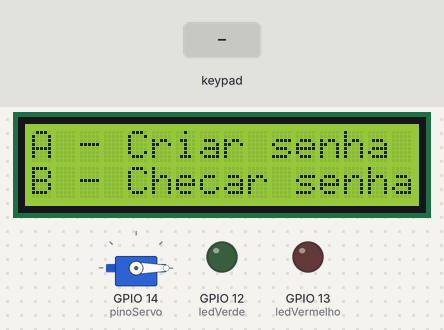
Simulated run of this sketch. Board: ESP32. On the bench: 16×2 character LCD, servo, output pins drawn as LEDs (lit = HIGH). The inputs (shaded band) are chosen by the test bench. WiFi joins after 1.5 s; servers stay silent unless stated; the local clock reads 2024-03-15 10:24:30 at power-on unless the sketch sets it; the Firebase database answers and starts empty; what the sketch prints to the serial monitor is not drawn.

Above: at 4.8 s.
4.9 s: keypad keys 1 7 5 1 8 1 9 # pressed 0.4 s apart
At 8.4 s:
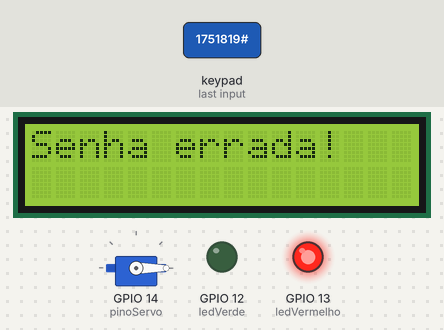
9.6 s: key '#' pressed
At 10.9 s:
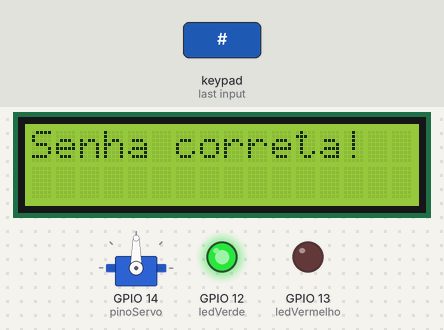
12.6 s: key 'A' pressed
At 14.6 s:
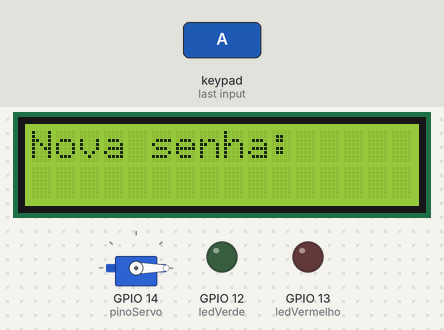
14.9 s: keypad keys 1 5 2 4 1 6 # pressed 0.4 s apart
At 18.3 s:
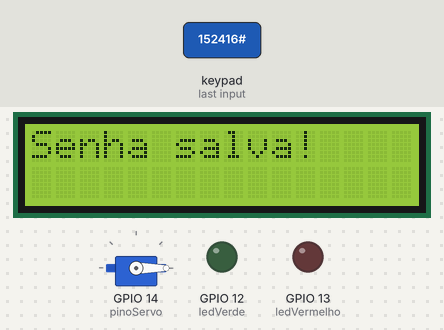
20.7 s: key 'C' pressed
At 21.7 s:
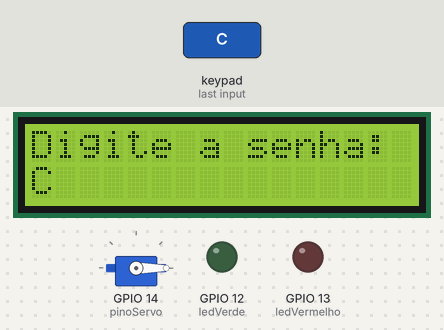
22.2 s: keypad keys 1 5 2 4 1 6 * pressed 0.4 s apart
At 26.7 s:
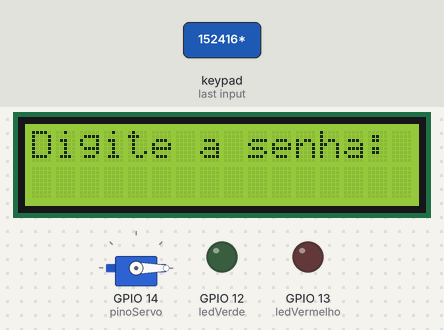
Timing chart, 0 to 28.1 s (numbered marks = the images above; inputs shaded):
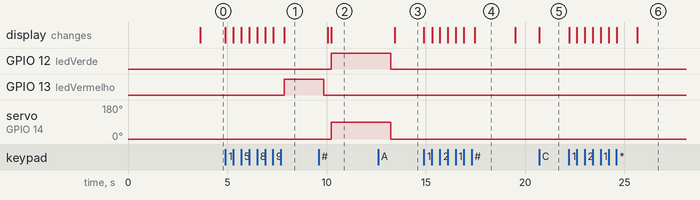

Measured:
- after the input at 4.9 s, GPIO 13 (ledVermelho): LOW → HIGH after 3.0 s; the display: first changes at once (image 1 shows a later state)
- after the input at 9.6 s, GPIO 12 (ledVerde): LOW → HIGH after 0.62 s; servo on GPIO 14 (pinoServo): 0° → 90° after 0.62 s; the display: first differs from a run without the input after 0.62 s (image 2)
- after the input at 12.6 s, the display: changes after 0.83 s (image 3)
- after the input at 14.9 s, the display: first changes at once (image 4 shows a later state)
- after the input at 20.7 s, the display: changes at once (image 5)
- after the input at 22.2 s, the display: first changes at once (image 6 shows a later state)
- what the display in image 4 shows lasts 2.0 s, from 17.5 s to 19.5 s

The sketch:

Keypad_LCD_Servo_Firebase_2.ino
```cpp
#include <Wire.h>
#include <LiquidCrystal_I2C.h>
#include <Keypad.h>
#include <ESP32Servo.h>
#include <Firebase_ESP_Client.h>
#include <WiFi.h>
#include "time.h"

// Firebase
#define WIFI_SSID "Wokwi-GUEST"
#define WIFI_PASSWORD ""
#define API_KEY "AIzaSyBrnqehQ_h9MbIcYlDHK4BHbyvgztQZRqs"
#define DATABASE_URL "https://iot-senai-esp32-default-rtdb.firebaseio.com"
#define USER_EMAIL "conta.qualquer@email.com"
#define USER_PASSWORD "415263senha"
FirebaseData fbdo;
FirebaseAuth auth;
FirebaseConfig config;

// Tela LCD
LiquidCrystal_I2C lcd(0x27, 16, 2);

// Keypad
const byte ROWS = 4;
const byte COLS = 4;
char keys[ROWS][COLS] = {
  {'1','2','3','A'},
  {'4','5','6','B'},
  {'7','8','9','C'},
  {'*','0','#','D'}
};
byte rowPins[ROWS] = {15, 2, 4, 16};
byte colPins[COLS] = {17, 5, 18, 19};
Keypad keypad = Keypad(makeKeymap(keys), rowPins, colPins, ROWS, COLS);

// Leds
const int ledVerde = 12;
const int ledVermelho = 13;

// Servo
const int pinoServo = 14;
Servo servo;

// NTP
const char* ntpServer = "pool.ntp.org";
const long  gmtOffset_sec = -10800;
const int   daylightOffset_sec = 0;

// Variáveis
String senhaDigitada = "";
bool modoCadastro = false;

void setup() {
  Serial.begin(115200);

  Wire.begin(21, 26);
  lcd.init();
  lcd.backlight();

  pinMode(ledVerde, OUTPUT);
  pinMode(ledVermelho, OUTPUT);

  servo.attach(pinoServo);
  servo.write(0);

  WiFi.begin(WIFI_SSID, WIFI_PASSWORD);
  while (WiFi.status() != WL_CONNECTED) {
    lcd.setCursor(0, 0);
    lcd.print("Conectando");
    lcd.setCursor(0, 1);
    lcd.print("ao WiFi...");
  }
  lcd.clear();
  lcd.setCursor(0, 0);
  lcd.print("WiFi conectado.");

  configTime(gmtOffset_sec, daylightOffset_sec, ntpServer);

  config.api_key = API_KEY;
  config.database_url = DATABASE_URL;
  auth.user.email = USER_EMAIL;
  auth.user.password = USER_PASSWORD;
  Firebase.begin(&config, &auth);
  Firebase.reconnectWiFi(true);

  delay(2000);
  lcd.clear();
  lcd.setCursor(0, 0);
  lcd.print("A - Criar senha");
  lcd.setCursor(0, 1);
  lcd.print("B - Checar senha");
}

void loop() {
  char key = keypad.getKey();
  if (key) {
    processarTecla(key);
  }
}

void processarTecla(char key) {
  switch (key) {
    case 'A':
      iniciarCadastro();
      break;
    case 'B':
      iniciarLogin();
      break;
    case '*':
      limparSenha();
      break;
    case '#':
      confirmarSenha();
      break;
    default:
      adicionarDigito(key);
      break;
  }
}

void iniciarCadastro() {
  senhaDigitada = "";
  modoCadastro = true;
  lcd.clear();
  lcd.setCursor(0, 0);
  lcd.print("Nova senha:");
}

void iniciarLogin() {
  senhaDigitada = "";
  modoCadastro = false;
  lcd.clear();
  lcd.setCursor(0, 0);
  lcd.print("Digite a senha:");
}

void limparSenha() {
  senhaDigitada = "";
  lcd.clear();
  lcd.setCursor(0, 0);
  lcd.print("Senha apagada");
  delay(1000);
  lcd.clear();
  lcd.setCursor(0, 0);
  lcd.print(modoCadastro ? "Nova senha:" : "Digite a senha:");
}

void confirmarSenha() {
  if (modoCadastro) {
    cadastrarNovaSenha();
  } else {
    verificaSenhaFirebase();
  }
}

void adicionarDigito(char key) {
  senhaDigitada += key;
  lcd.setCursor(0, 1);
  lcd.print(senhaDigitada);
}

void cadastrarNovaSenha() {
  if (Firebase.RTDB.setString(&fbdo, "/senha", senhaDigitada)) {
    lcd.clear();
    lcd.setCursor(0, 0);
    lcd.print("Senha salva!");
    delay(2000);
  } else {
    lcd.clear();
    lcd.setCursor(0, 0);
    lcd.print("Erro ao salvar");
    delay(2000);
  }
  iniciarLogin();
}

void verificaSenhaFirebase() {
  if (!Firebase.RTDB.getString(&fbdo, "/senha")) {
    lcd.clear();
    lcd.setCursor(0, 0);
    lcd.print("Erro ao buscar");
    delay(2000);
    return;
  }

  String senhaSalva = fbdo.stringData();
  String resultado = (senhaDigitada == senhaSalva) ? "Correta" : "Incorreta";

  if (resultado == "Correta") {
    lcd.clear();
    lcd.setCursor(0, 0);
    lcd.print("Senha correta!");
    digitalWrite(ledVerde, HIGH);
    digitalWrite(ledVermelho, LOW);
    servo.write(90);
    delay(3000);
    servo.write(0);
    digitalWrite(ledVerde, LOW);
  } else {
    lcd.clear();
    lcd.setCursor(0, 0);
    lcd.print("Senha errada!");
    digitalWrite(ledVermelho, HIGH);
    digitalWrite(ledVerde, LOW);
    delay(2000);
    digitalWrite(ledVermelho, LOW);
  }

  registrarNoFirebase(resultado);
  iniciarLogin();
}

void registrarNoFirebase(String resultado) {
  struct tm timeinfo;
  if (!getLocalTime(&timeinfo)) {
    Serial.println("Erro ao obter hora");
    return;
  }

  char timestamp[30];
  strftime(timestamp, sizeof(timestamp), "%Y-%m-%d %H:%M:%S", &timeinfo);

  String caminho = "/tentativas";
  FirebaseJson json;
  json.set("timestamp", String(timestamp));
  json.set("resultado", resultado);

  if (Firebase.RTDB.pushJSON(&fbdo, caminho.c_str(), &json)) {
    Serial.println("Tentativa registrada com sucesso.");
  } else {
    Serial.println("Erro ao registrar tentativa: " + fbdo.errorReason());
  }
}
```
